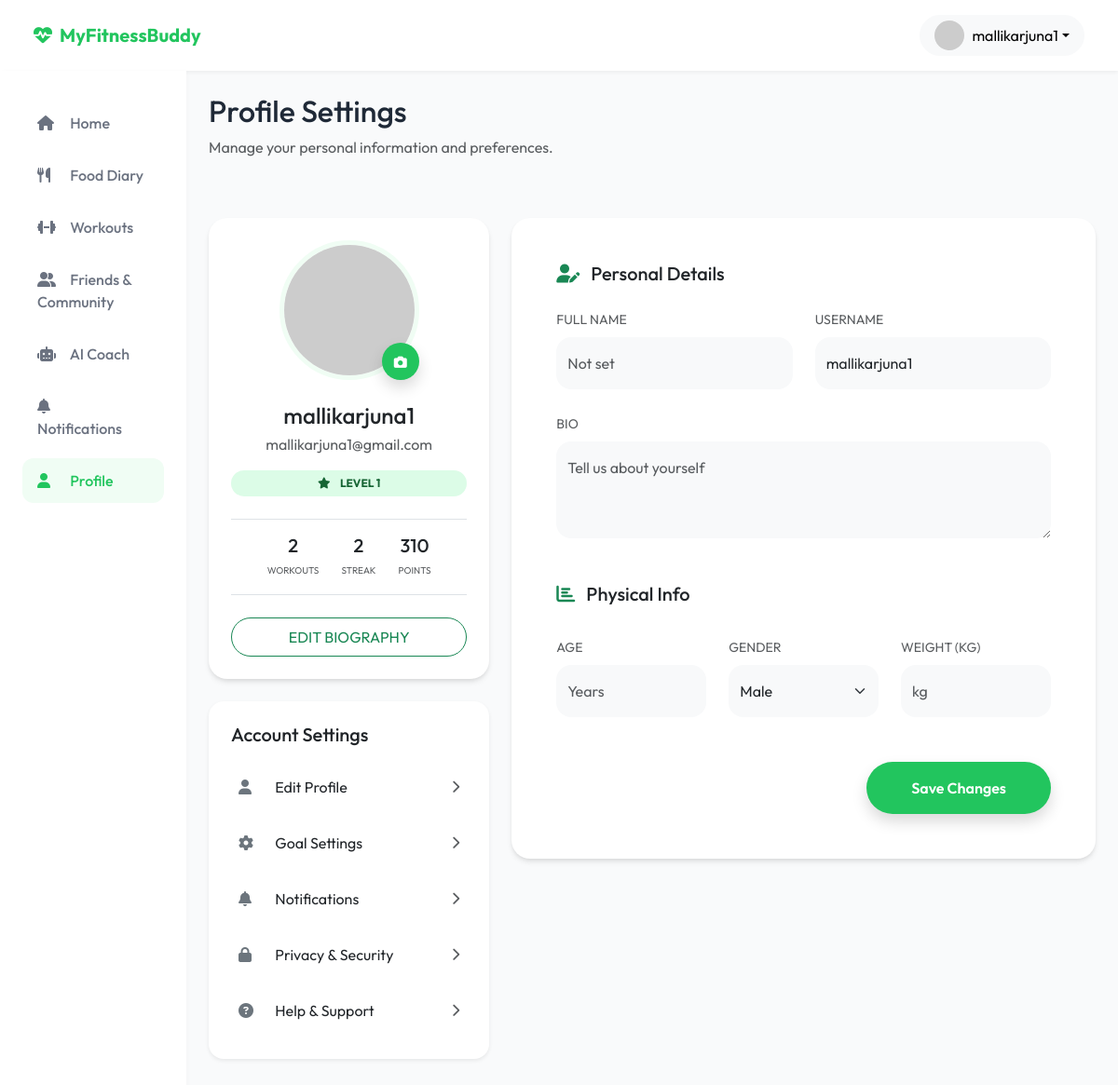
/profile/ (signed in), run on the app's committed database.
### users/models.py (models this page shows, shortened)
class User(AbstractUser):
    phone_number = models.CharField(max_length=15, unique=True, null=True, blank=True)
    email = models.EmailField(unique=True)
    gender = models.CharField(max_length=10, null=True, blank=True)
    age = models.IntegerField(null=True, blank=True)
    country = models.CharField(max_length=100, null=True, blank=True)
    height_feet = models.IntegerField(null=True, blank=True)
    height_inches = models.IntegerField(null=True, blank=True)
    height_cm = models.FloatField(null=True, blank=True)
    current_weight = models.FloatField(null=True, blank=True)
    goal_weight = models.FloatField(null=True, blank=True)
    weight_kg = models.FloatField(null=True, blank=True)
    activity_level = models.CharField(max_length=50, null=True, blank=True)
    goals_completed = models.BooleanField(default=False)
    USERNAME_FIELD = 'email'
    REQUIRED_FIELDS = ['username']

class UserProfile(models.Model):
    user = models.OneToOneField(User, on_delete=models.CASCADE, related_name='profile')
    full_name = models.CharField(max_length=255, null=True, blank=True)
    bio = models.TextField(null=True, blank=True)
    profile_photo = models.ImageField(upload_to='profiles/', null=True, blank=True)
    fitness_level = models.CharField(max_length=50, null=True, blank=True)
    meal_planning_freq = models.CharField(max_length=50, null=True, blank=True)
    weekly_meal_plans = models.CharField(max_length=50, null=True, blank=True)
    weekly_goal = models.CharField(max_length=100, null=True, blank=True)
    streak = models.IntegerField(default=0)
    longest_streak = models.IntegerField(default=0)
    level = models.IntegerField(default=1)
    workouts_completed = models.IntegerField(default=0)
    xp = models.IntegerField(default=0)
    goals = models.ManyToManyField(Goal, blank=True)
    barriers = models.ManyToManyField(Barrier, blank=True)
    habits = models.ManyToManyField(Habit, blank=True)

### web/views.py (the view, shortened to what this page needs)
# urls.py: path('profile/', views.profile_view, name='profile'),
@login_required(login_url='login')
def profile_view(request):
    profile, created = UserProfile.objects.get_or_create(user=request.user)
    return render(request, 'web/profile.html', {'profile': profile})

### web/context_processors.py (called while the page is built)
def social_context(request):
    if request.user.is_authenticated:
        pending_count = FriendRequest.objects.filter(receiver=request.user, status='pending').count()
        return {
            'pending_friend_requests_count': pending_count
        }
    return {
        'pending_friend_requests_count': 0
    }

### templates/web/profile.html (shortened to what this page needs)
{% extends 'web/base.html' %}
{% block content %}
<div class="row mb-5">
    <div class="col-md-12">
        <h1 class="h2 font-weight-bold">Profile Settings</h1>
        <p class="text-muted">Manage your personal information and preferences.</p>
    </div>
</div>
<div class="row">
    <div class="col-lg-4 mb-4">
        <div class="card p-4 text-center">
            <div class="position-relative d-inline-block mx-auto mb-4">
                <img src="{% if profile.profile_photo %}{{ profile.profile_photo.url }}{% else %}https://ui-avatars.com/api/?name={{ user.username }}&background=22C55E&color=fff&size=128{% endif %}"
                     class="rounded-circle" style="width: 150px; height: 150px; object-fit: cover; border: 5px solid #F0FDF4;">
                <button class="btn btn-primary rounded-circle position-absolute bottom-0 end-0 p-2 shadow" style="width: 40px; height: 40px;">
                    <i class="fas fa-camera fa-sm"></i>
                </button>
            </div>
            <h4 class="font-weight-bold mb-1">{{ profile.full_name|default:user.username }}</h4>
            <p class="text-muted">{{ user.email }}</p>
            <span class="badge bg-green-soft px-3 py-2 rounded-pill mb-4"><i class="fas fa-star me-2"></i> LEVEL {{ profile.level }}</span>
            <div class="d-flex justify-content-center gap-4 py-3 border-top border-bottom mb-4">
                <div class="text-center">
                    <h5 class="mb-0 font-weight-bold">{{ profile.workouts_completed }}</h5>
                    <small class="text-muted text-uppercase" style="font-size: 10px;">WORKOUTS</small>
                </div>
                <div class="text-center">
                    <h5 class="mb-0 font-weight-bold">{{ profile.streak }}</h5>
                    <small class="text-muted text-uppercase" style="font-size: 10px;">STREAK</small>
                </div>
                <div class="text-center">
                    <h5 class="mb-0 font-weight-bold">{{ profile.xp }}</h5>
                    <small class="text-muted text-uppercase" style="font-size: 10px;">POINTS</small>
                </div>
            </div>
            <button class="btn btn-outline-success w-100 rounded-pill py-2 font-weight-bold">
                EDIT BIOGRAPHY
            </button>
        </div>
        <div class="card p-4 mt-4 border-0 shadow-sm rounded-4">
            <h5 class="font-weight-bold mb-3">Account Settings</h5>
            <div class="list-group list-group-flush">
                <a href="#" class="list-group-item list-group-item-action border-0 d-flex justify-content-between align-items-center py-3 px-2 rounded-3 mb-1">
                    <div><i class="fas fa-user text-secondary me-3" style="width: 20px;"></i> <span class="text-dark font-weight-bold">Edit Profile</span></div>
                    <i class="fas fa-chevron-right text-muted small"></i>
                </a>
                <a href="{% url 'goal_settings' %}" class="list-group-item list-group-item-action border-0 d-flex justify-content-between align-items-center py-3 px-2 rounded-3 mb-1">
                    <div><i class="fas fa-cog text-secondary me-3" style="width: 20px;"></i> <span class="text-dark font-weight-bold">Goal Settings</span></div>
                    <i class="fas fa-chevron-right text-muted small"></i>
                </a>
                <a href="{% url 'notifications' %}" class="list-group-item list-group-item-action border-0 d-flex justify-content-between align-items-center py-3 px-2 rounded-3 mb-1">
                    <div><i class="fas fa-bell text-secondary me-3" style="width: 20px;"></i> <span class="text-dark font-weight-bold">Notifications</span></div>
                    <i class="fas fa-chevron-right text-muted small"></i>
                </a>
                <a href="{% url 'privacy_security' %}" class="list-group-item list-group-item-action border-0 d-flex justify-content-between align-items-center py-3 px-2 rounded-3 mb-1">
                    <div><i class="fas fa-lock text-secondary me-3" style="width: 20px;"></i> <span class="text-dark font-weight-bold">Privacy & Security</span></div>
                    <i class="fas fa-chevron-right text-muted small"></i>
                </a>
                <a href="{% url 'help_support' %}" class="list-group-item list-group-item-action border-0 d-flex justify-content-between align-items-center py-3 px-2 rounded-3">
                    <div><i class="fas fa-question-circle text-secondary me-3" style="width: 20px;"></i> <span class="text-dark font-weight-bold">Help & Support</span></div>
                    <i class="fas fa-chevron-right text-muted small"></i>
                </a>
            </div>
        </div>
    </div>
    <div class="col-lg-8">
        <div class="card p-5 border-0">
            <h5 class="font-weight-bold mb-4"><i class="fas fa-user-edit me-2 text-success"></i> Personal Details</h5>
            <form method="POST">
                <div class="row g-4">
                    <div class="col-md-6">
                        <label class="form-label font-weight-bold text-muted small">FULL NAME</label>
                        <input type="text" name="full_name" class="form-control bg-light border-0 py-3 rounded-4" value="{{ profile.full_name|default:'' }}" placeholder="Not set">
                    </div>
                    <div class="col-md-6">
                        <label class="form-label font-weight-bold text-muted small">USERNAME</label>
                        <input type="text" class="form-control bg-light border-0 py-3 rounded-4" value="{{ user.username }}" readonly disabled>
                    </div>
                    <div class="col-md-12">
                        <label class="form-label font-weight-bold text-muted small">BIO</label>
                        <textarea name="bio" class="form-control bg-light border-0 py-3 rounded-4" rows="3" placeholder="Tell us about yourself">{{ profile.bio|default:'' }}</textarea>
                    </div>
                    <h5 class="font-weight-bold mt-5 mb-2"><i class="fas fa-chart-bar me-2 text-success"></i> Physical Info</h5>
                    <div class="col-md-4">
                        <label class="form-label font-weight-bold text-muted small">AGE</label>
                        <input type="number" name="age" class="form-control bg-light border-0 py-3 rounded-4" value="{{ user.age|default:'' }}" placeholder="Years">
                    </div>
                    <div class="col-md-4">
                        <label class="form-label font-weight-bold text-muted small">GENDER</label>
                        <select name="gender" class="form-select bg-light border-0 py-3 rounded-4">
                            <option value="male" {% if user.gender == 'male' %}selected{% endif %}>Male</option>
                        </select>
                    </div>
                    <div class="col-md-4">
                        <label class="form-label font-weight-bold text-muted small">WEIGHT (KG)</label>
                        <input type="number" step="0.1" name="current_weight" class="form-control bg-light border-0 py-3 rounded-4" value="{{ user.current_weight|default:'' }}" placeholder="kg">
                    </div>
                </div>
                <div class="mt-5 text-end">
                    <button type="submit" class="btn btn-primary rounded-pill px-5 py-3 shadow">
                        Save Changes
                    </button>
                </div>
            </form>
        </div>
    </div>
</div>
{% endblock %}

### templates/web/base.html (shortened to what this page needs)
<!DOCTYPE html>
<html lang="en">
<head>
    <link href="https://cdn.jsdelivr.net/npm/bootstrap@5.3.0/dist/css/bootstrap.min.css" rel="stylesheet">
    <link rel="stylesheet" href="https://cdnjs.cloudflare.com/ajax/libs/font-awesome/6.4.0/css/all.min.css">
</head>
<body>
    {% if not hide_nav %}
    <nav class="navbar navbar-expand-lg navbar-light">
        <div class="container-fluid">
            <a class="navbar-brand d-flex align-items-center" href="/">
                <i class="fas fa-heartbeat me-2"></i> MyFitnessBuddy
            </a>
            <div class="ms-auto d-flex align-items-center">
                {% if user.is_authenticated %}
                <div class="dropdown">
                    <button class="btn btn-light dropdown-toggle d-flex align-items-center" type="button" id="userMenu" data-bs-toggle="dropdown" aria-expanded="false" style="border-radius: 50px; padding: 5px 15px;">
                        <img src="{% if user.profile.profile_photo %}{{ user.profile.profile_photo.url }}{% else %}https://ui-avatars.com/api/?name={{ user.username }}&background=22C55E&color=fff{% endif %}" alt="Profile" class="rounded-circle me-2" style="width: 32px; height: 32px; object-fit: cover;">
                        <span class="d-none d-md-inline">{{ user.username }}</span>
                    </button>
                </div>
                {% else %}
                <a href="{% url 'login' %}" class="btn btn-outline-success me-2 rounded-pill px-4">Login</a>
                <a href="{% url 'signup' %}" class="btn btn-primary rounded-pill px-4">Signup</a>
                {% endif %}
            </div>
        </div>
    </nav>
    {% endif %}
    <div class="container-fluid">
        <div class="row">
            {% if user.is_authenticated and not hide_nav %}
            <div class="col-lg-2 sidebar">
                <div class="nav flex-column">
                    <a class="nav-link {% if request.resolver_match.url_name == 'dashboard' %}active{% endif %}" href="{% url 'dashboard' %}">
                        <i class="fas fa-home"></i> Home
                    </a>
                    <a class="nav-link {% if request.resolver_match.url_name == 'food' %}active{% endif %}" href="{% url 'food' %}">
                        <i class="fas fa-utensils"></i> Food Diary
                    </a>
                    <a class="nav-link {% if request.resolver_match.url_name == 'workout' %}active{% endif %}" href="{% url 'workout' %}">
                        <i class="fas fa-dumbbell"></i> Workouts
                    </a>
                    <a class="nav-link {% if request.resolver_match.url_name == 'friends' %}active{% endif %}" href="{% url 'friends' %}">
                        <i class="fas fa-user-friends"></i> Friends & Community
                    </a>
                    <a class="nav-link {% if request.resolver_match.url_name == 'ai_coach' %}active{% endif %}" href="{% url 'ai_coach' %}">
                        <i class="fas fa-robot"></i> AI Coach
                    </a>
                    <a class="nav-link {% if request.resolver_match.url_name == 'notifications' %}active{% endif %}" href="{% url 'notifications' %}">
                        <i class="fas fa-bell"></i> Notifications
                    </a>
                    <a class="nav-link {% if request.resolver_match.url_name == 'profile' %}active{% endif %}" href="{% url 'profile' %}">
                        <i class="fas fa-user"></i> Profile
                    </a>
                </div>
            </div>
            {% endif %}
            <main class="{% if user.is_authenticated and not hide_nav %}col-lg-10{% else %}col-12{% endif %} p-4">
                {% block content %}{% endblock %}
            </main>
        </div>
    </div>
</body>
</html>

### templates/web/base.html (style rules this page uses)
:root { --primary-green: #22C55E; --dark-gray: #1F2937; --light-bg: #F9FAFB; --card-shadow: 0 4px 6px -1px rgba(0, 0, 0, 0.1), 0 2px 4px -1px rgba(0, 0, 0, 0.06); }
body { font-family: 'Outfit', sans-serif; background-color: var(--light-bg); color: var(--dark-gray); }
.navbar { background-color: white; box-shadow: 0 2px 4px rgba(0,0,0,0.05); padding: 1rem 1.5rem; }
.navbar-brand { font-weight: 700; color: var(--primary-green); }
.sidebar { background-color: white; min-height: calc(100vh - 72px); padding: 2rem 1.5rem; position: sticky; top: 72px; box-shadow: 2px 0 4px rgba(0,0,0,0.02); }
.nav-link { color: #6B7280; padding: 0.75rem 1rem; border-radius: 12px; margin-bottom: 0.5rem; transition: all 0.2s ease; font-weight: 500; }
.nav-link:hover, .nav-link.active { background-color: #F0FDF4; color: var(--primary-green); }
.nav-link i { margin-right: 12px; width: 20px; }
.card { border: none; border-radius: 20px; box-shadow: var(--card-shadow); margin-bottom: 1.5rem; }
.btn-primary { background-color: var(--primary-green); border: none; padding: 0.6rem 1.5rem; border-radius: 12px; font-weight: 600; }
.bg-green-soft { background-color: #DCFCE7; color: #166534; }

### data on the page
User: username "mallikarjuna1", email "mallikarjuna1@gmail.com"
UserProfile: full_name "mallikarjuna1", level "1", workouts_completed "2", streak "2", xp "310"
